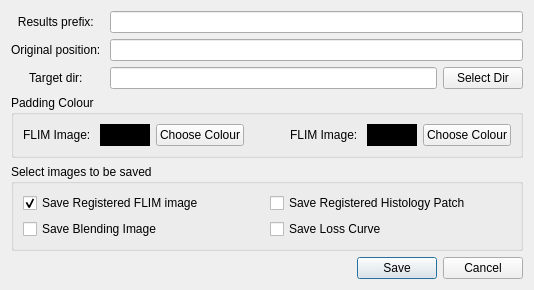
<?xml version="1.0" encoding="UTF-8"?>
<ui version="4.0">
 <class>Dialog</class>
 <widget class="QDialog" name="Dialog">
  <property name="geometry">
   <rect>
    <x>0</x>
    <y>0</y>
    <width>496</width>
    <height>263</height>
   </rect>
  </property>
  <property name="sizePolicy">
   <sizepolicy hsizetype="Fixed" vsizetype="Fixed">
    <horstretch>0</horstretch>
    <verstretch>0</verstretch>
   </sizepolicy>
  </property>
  <property name="windowTitle">
   <string>Save Regression Results</string>
  </property>
  <layout class="QGridLayout" name="gridLayout">
   <item row="4" column="0" colspan="3">
    <widget class="QWidget" name="widget" native="true">
     <layout class="QGridLayout" name="gridLayout_2">
      <property name="leftMargin">
       <number>0</number>
      </property>
      <property name="topMargin">
       <number>0</number>
      </property>
      <property name="rightMargin">
       <number>0</number>
      </property>
      <property name="bottomMargin">
       <number>0</number>
      </property>
      <property name="spacing">
       <number>0</number>
      </property>
      <item row="0" column="0" colspan="2">
       <widget class="QGroupBox" name="groupBox">
        <property name="title">
         <string>Select images to be saved</string>
        </property>
        <layout class="QGridLayout" name="gridLayout_3">
         <property name="leftMargin">
          <number>9</number>
         </property>
         <property name="topMargin">
          <number>9</number>
         </property>
         <property name="rightMargin">
          <number>9</number>
         </property>
         <property name="bottomMargin">
          <number>9</number>
         </property>
         <property name="spacing">
          <number>6</number>
         </property>
         <item row="1" column="0">
          <widget class="QCheckBox" name="saveBlendingImageCheckbox">
           <property name="text">
            <string>Save Blending Image</string>
           </property>
          </widget>
         </item>
         <item row="1" column="1">
          <widget class="QCheckBox" name="saveLossCurveCheckbox">
           <property name="text">
            <string>Save Loss Curve</string>
           </property>
          </widget>
         </item>
         <item row="0" column="0">
          <widget class="QCheckBox" name="saveFlimImageCheckBox">
           <property name="text">
            <string>Save Registered FLIM image</string>
           </property>
           <property name="checked">
            <bool>true</bool>
           </property>
          </widget>
         </item>
         <item row="0" column="1">
          <widget class="QCheckBox" name="saveHistologyPatchCheckBox">
           <property name="text">
            <string>Save Registered Histology Patch</string>
           </property>
          </widget>
         </item>
        </layout>
       </widget>
      </item>
     </layout>
    </widget>
   </item>
   <item row="0" column="0">
    <widget class="QLabel" name="label">
     <property name="text">
      <string>Results prefix: </string>
     </property>
     <property name="alignment">
      <set>Qt::AlignCenter</set>
     </property>
    </widget>
   </item>
   <item row="2" column="1">
    <widget class="QLineEdit" name="targetDirLineEdit"/>
   </item>
   <item row="2" column="0">
    <widget class="QLabel" name="label_2">
     <property name="text">
      <string>Target dir: </string>
     </property>
     <property name="alignment">
      <set>Qt::AlignCenter</set>
     </property>
    </widget>
   </item>
   <item row="0" column="1" colspan="2">
    <widget class="QLineEdit" name="resultPrefixLineEdit"/>
   </item>
   <item row="1" column="0">
    <widget class="QLabel" name="label_3">
     <property name="text">
      <string>Original position: </string>
     </property>
    </widget>
   </item>
   <item row="2" column="2">
    <widget class="QPushButton" name="selectDirButton">
     <property name="text">
      <string>Select Dir</string>
     </property>
    </widget>
   </item>
   <item row="1" column="1" colspan="2">
    <widget class="QLineEdit" name="originalPositionLineEdit">
     <property name="readOnly">
      <bool>true</bool>
     </property>
    </widget>
   </item>
   <item row="5" column="0" colspan="3">
    <widget class="QDialogButtonBox" name="buttonBox">
     <property name="orientation">
      <enum>Qt::Horizontal</enum>
     </property>
     <property name="standardButtons">
      <set>QDialogButtonBox::Cancel|QDialogButtonBox::Save</set>
     </property>
    </widget>
   </item>
   <item row="3" column="0" colspan="3">
    <widget class="QGroupBox" name="paddingColourGroupbox">
     <property name="title">
      <string>Padding Colour</string>
     </property>
     <layout class="QGridLayout" name="gridLayout_4">
      <item row="0" column="6">
       <widget class="QPushButton" name="histoPaddingColourButton">
        <property name="text">
         <string>Choose Colour</string>
        </property>
       </widget>
      </item>
      <item row="0" column="5">
       <widget class="QLabel" name="histoPaddingColourLabel">
        <property name="minimumSize">
         <size>
          <width>50</width>
          <height>0</height>
         </size>
        </property>
        <property name="styleSheet">
         <string notr="true">border: 1px solid black;
background-color: rgb(0, 0, 0);</string>
        </property>
        <property name="text">
         <string/>
        </property>
        <property name="margin">
         <number>1</number>
        </property>
       </widget>
      </item>
      <item row="0" column="4">
       <widget class="QLabel" name="label_5">
        <property name="text">
         <string>FLIM Image: </string>
        </property>
       </widget>
      </item>
      <item row="0" column="2">
       <widget class="QPushButton" name="flimPaddingColourButton">
        <property name="text">
         <string>Choose Colour</string>
        </property>
       </widget>
      </item>
      <item row="0" column="1">
       <widget class="QLabel" name="flimPaddingColourLabel">
        <property name="minimumSize">
         <size>
          <width>50</width>
          <height>0</height>
         </size>
        </property>
        <property name="styleSheet">
         <string notr="true">border: 1px solid black;
background-color: rgb(0, 0, 0);</string>
        </property>
        <property name="text">
         <string/>
        </property>
        <property name="margin">
         <number>1</number>
        </property>
       </widget>
      </item>
      <item row="0" column="0">
       <widget class="QLabel" name="label_4">
        <property name="text">
         <string>FLIM Image: </string>
        </property>
       </widget>
      </item>
      <item row="0" column="3">
       <spacer name="horizontalSpacer">
        <property name="orientation">
         <enum>Qt::Horizontal</enum>
        </property>
        <property name="sizeType">
         <enum>QSizePolicy::Minimum</enum>
        </property>
        <property name="sizeHint" stdset="0">
         <size>
          <width>40</width>
          <height>20</height>
         </size>
        </property>
       </spacer>
      </item>
     </layout>
    </widget>
   </item>
  </layout>
 </widget>
 <resources/>
 <connections>
  <connection>
   <sender>buttonBox</sender>
   <signal>accepted()</signal>
   <receiver>Dialog</receiver>
   <slot>accept()</slot>
   <hints>
    <hint type="sourcelabel">
     <x>248</x>
     <y>254</y>
    </hint>
    <hint type="destinationlabel">
     <x>157</x>
     <y>274</y>
    </hint>
   </hints>
  </connection>
  <connection>
   <sender>buttonBox</sender>
   <signal>rejected()</signal>
   <receiver>Dialog</receiver>
   <slot>reject()</slot>
   <hints>
    <hint type="sourcelabel">
     <x>316</x>
     <y>260</y>
    </hint>
    <hint type="destinationlabel">
     <x>286</x>
     <y>274</y>
    </hint>
   </hints>
  </connection>
 </connections>
</ui>
